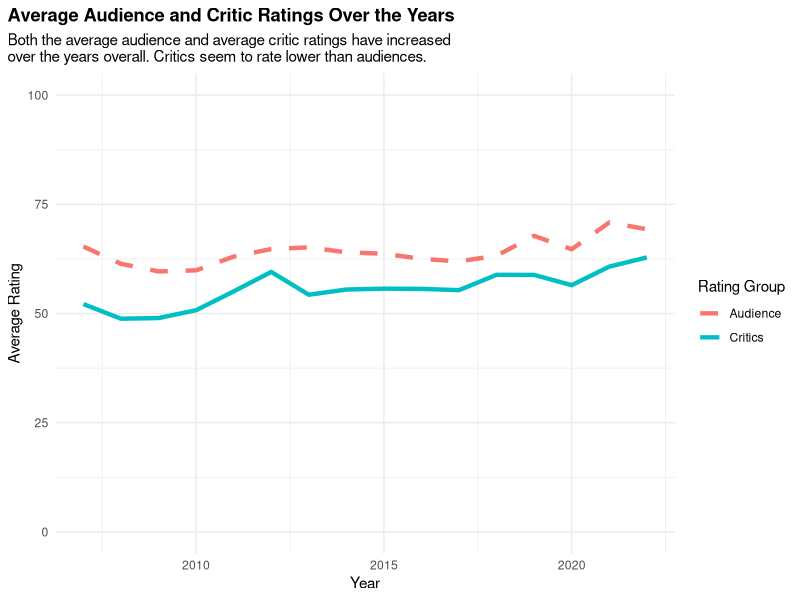
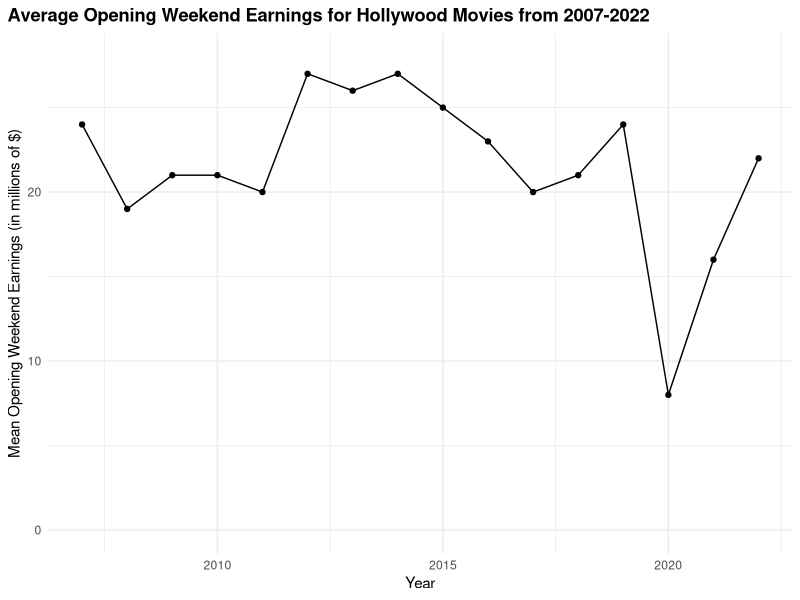
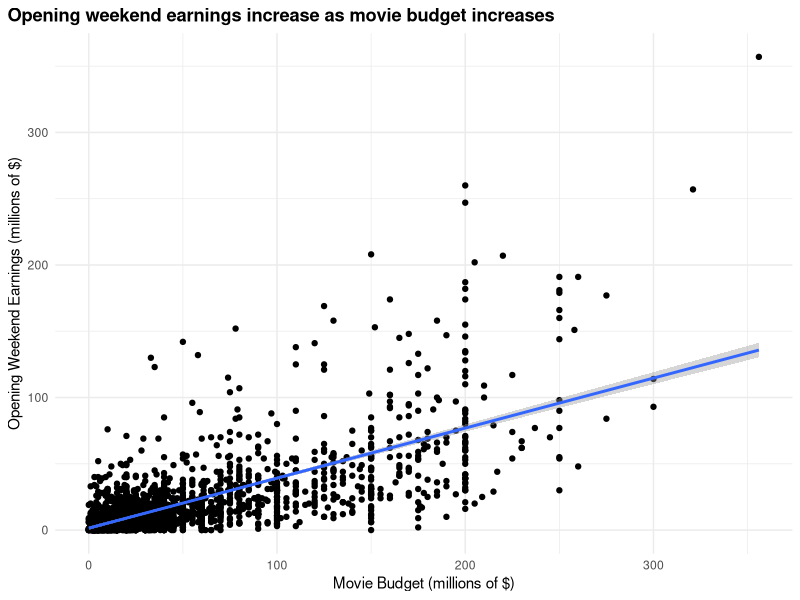

Write the R code that produced these figures, in order. (Note: this script raises an error after producing the figures.)
## ---- chunk 1
#| label: basic-setup

# load packages and data
library(tidyverse)
library(scales)
library(ggrepel)
library(patchwork)

movie_data <- read_csv("data/movie_data.csv")
## ---- chunk 2
#| label: fig-yearly-avg-ratings
#| fig-cap: caption...

movie_data |> 
  group_by(year) |> 
  summarize(avg_critics_ratings = mean(average_critics, 
                                       na.rm = TRUE),
            avg_audience_ratings = mean(average_audience, 
                                        na.rm = TRUE)) |> 
  ggplot(aes(x = year)) +
  geom_line(aes(y = avg_critics_ratings, 
                color = "Critics"), 
            size = 1.5) +
  geom_line(aes(y = avg_audience_ratings, 
                color = "Audience"), 
            linetype = "dashed", 
            size = 1.5) +
  labs(title = "Average Audience and Critic Ratings Over the Years",
       subtitle = "Both the average audience and average critic ratings have increased 
over the years overall. Critics seem to rate lower than audiences.",
       x = "Year",
       y = "Average Rating",
       color = "Rating Group") +
  theme_minimal() +
  theme(plot.title = element_text(face = "bold"),
        plot.title.position = "plot") +
  ylim(0, 100)
## ---- chunk 3
#| label: fig-yearly-opening-wknd
#| fig-cap: caption...

year_opening_success <- movie_data |> 
  group_by(year) |> 
  summarize(mean_opening_success = round(mean(opening_weekend_million, na.rm = TRUE)))  |> 
  arrange(desc(mean_opening_success)) 

ggplot(year_opening_success, aes(x = year, y = mean_opening_success)) +
  geom_line() +
  geom_point() +
  labs(x = "Year", 
       y = "Mean Opening Weekend Earnings (in millions of $)", 
       title = "Average Opening Weekend Earnings for Hollywood Movies from 2007-2022") +
  ylim(0, 28) +
  theme_minimal() +
  theme(plot.title = element_text(face = "bold"),
        plot.title.position = "plot")
## ---- chunk 4
#| label: fig-opening-wknd-by-budget
#| fig-cap: The correlation between a movie's production budget in millions of dollars and how much it earned during its opening weekend.

movie_data |> 
  ggplot(aes(x = budget_million, y = opening_weekend_million)) +
  geom_point() +
  geom_smooth(method = "lm") +
  labs(x = "Movie Budget (millions of $)",
       y = "Opening Weekend Earnings (millions of $)",
       title = "Opening weekend earnings increase as movie budget increases") +
  theme_minimal() +
  theme(plot.title = element_text(face = "bold"),
        plot.title.position = "plot")

## ---- chunk 5
#| label: fig-seasonal_ratings
#| fig-cap: A comparison of the mean ratings of movies based on the season they were released in, between the critic and audience rating groups.

seasonal_critics_plot <- movie_data |> 
  group_by(season)  |> 
  summarise(avg_critic_rating = round(mean(average_critics, 
                                           na.rm = TRUE)))  |> 
  arrange(desc(avg_critic_rating))  |> 
  ggplot(aes(x = season, 
             y = avg_critic_rating, 
             fill = season)) +
  geom_bar(stat = "identity") +
  labs(title = "Average Critic Ratings by Season 
Movie was Released In",
       subtitle = "Movies released in the Fall have the greatest
average critic rating.",
       x = "Season",
       y = "Average Critic Rating",
       fill = "Season") +
  theme_minimal() +
  theme(plot.title = element_text(face = "bold"),
        plot.title.position = "plot") +
  theme(axis.text.x = element_text(angle = 45, 
                                   hjust = 1)) +
  theme(legend.position = "none") +
  ylim(0, 70) 

seasonal_audience_plot <-  movie_data |>  
  group_by(season) |> 
  summarise(avg_audience_rating = mean(average_audience, 
                                       na.rm = TRUE)) |> 
  arrange(desc(avg_audience_rating)) |> 
  ggplot(aes(x = season, 
             y = avg_audience_rating, 
             fill = season)) +
  geom_bar(stat = "identity") +
  labs(title = "Average Audience Ratings by Season 
Movie was Released In",
       subtitle = "Movies released in the Fall have the greatest
average audience rating.",
       x = "Season",
       y = "Average Audience Rating",
       fill = "Season") +
  theme_minimal() +
  theme(plot.title = element_text(face = "bold"),
        plot.title.position = "plot") +
  theme(axis.text.x = element_text(angle = 45, 
                                   hjust = 1)) +
  theme(legend.position = "none") +
  ylim(0, 70) 

seasonal_critics_plot + seasonal_audience_plot
## ---- chunk 6
#| label: fig-seasonal_opening_wknd
#| fig-cap: A comparison of the average opening weekend revenues in millions of dollars for movies based on what season they were relased in.

movie_data |> 
  group_by(season) |> 
  summarise(avg_opening_rev = mean(opening_weekend_million, 
                                   na.rm = TRUE)) |> 
  arrange(desc(avg_opening_rev)) |> 
  ggplot(aes(x = season, 
             y = avg_opening_rev, 
             fill = season)) +
  geom_bar(stat = "identity") +
  labs(title = "Average Opening Weekend Revenue by Season Movie was Released In",
       subtitle = "Movies released in the Spring have the greatest average opening weekend revenue.",
       x = "Season",
       y = "Average Opening Weekend Revenue (millions of $)",
       fill = "Season") +
  theme_minimal() +
  theme(plot.title = element_text(face = "bold"),
        plot.title.position = "plot") +
  theme(legend.position = "none")
## ---- chunk 7
#| label: fig-seasonal_gross
#| fig-cap: The average total revenue generated by films from all sources globally by the season the film was released in.

movie_data |> 
  group_by(season) |> 
  summarise(avg_worldwide_gross = mean(worldwide_gross_million, na.rm = TRUE)) |> 
  arrange(desc(avg_worldwide_gross)) |> 
  ggplot(aes(x = season, 
             y = avg_worldwide_gross, 
             fill = season)) +
  geom_bar(stat = "identity") +
  labs(title = "Average Worldwide Gross Earnings by Season Movie was Released In",
       subtitle = "Movies released in the summer have the greatest average worldwide gross.",
       x = "Season",
       y = "Worldwide Gross (millions of $)",
       fill = "Season") +
  theme_minimal() +
  theme(plot.title = element_text(face = "bold"),
        plot.title.position = "plot") +
  theme(legend.position = "none")
## ---- chunk 8
#| label: fig-seasonal_budget
#| fig-cap: A comparison of the average production budget of movies based on what season they were released in.

movie_data |> 
  group_by(season) |> 
  summarise(avg_budgets = mean(budget_million, na.rm = TRUE)) |> 
  arrange(desc(avg_budgets)) |> 
  ggplot(aes(x = season, 
             y = avg_budgets, 
             fill = season)) +
  geom_bar(stat = "identity") +
  labs(title = "Average Movie Budgets by Season Movie was Released In",
       subtitle = "Movies released in the Spring have the highest average movie budgets.",
       x = "Season",
       y = "Average Movie Budget (millions of $)",
       fill = "Season") +
  theme_minimal() +
  theme(plot.title = element_text(face = "bold"),
        plot.title.position = "plot") +
  theme(legend.position = "none")
## ---- chunk 9
#| label: fig-seasonal_oscars
#| fig-cap: The distribution of Oscar wins based on what season the movie was released in.

movie_data |> 
  group_by(season) |> 
  filter(!is.na(oscar_winners)) |> 
  summarise(oscar_count = sum(oscar_winners)) |> 
  arrange(desc(oscar_count)) |> 
  ggplot(aes(x = season, 
             y = oscar_count, 
             fill = season)) +
  geom_bar(stat = "identity") +
  labs(title = "Number of Oscar Wins by Season Movie was Released In",
       subtitle = "Movies released in the Fall have the highest number of Oscar wins.",
       x = "Season",
       y = "Number of Oscar wins",
       fill = "Season") +
  theme_minimal() +
  theme(plot.title = element_text(face = "bold"),
        plot.title.position = "plot") +
  theme(legend.position = "none")
